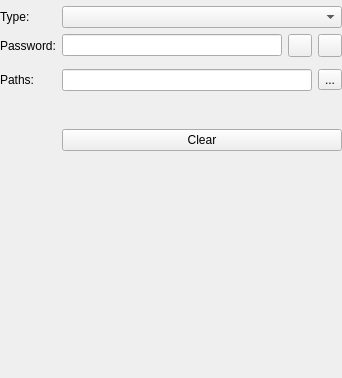
<?xml version="1.0" encoding="UTF-8"?>
<ui version="4.0">
 <class>EditGroupWidgetKeeShare</class>
 <widget class="QWidget" name="EditGroupWidgetKeeShare">
  <property name="geometry">
   <rect>
    <x>0</x>
    <y>0</y>
    <width>342</width>
    <height>378</height>
   </rect>
  </property>
  <property name="windowTitle">
   <string>Form</string>
  </property>
  <layout class="QVBoxLayout" name="verticalLayout">
   <property name="leftMargin">
    <number>0</number>
   </property>
   <property name="topMargin">
    <number>0</number>
   </property>
   <property name="rightMargin">
    <number>0</number>
   </property>
   <property name="bottomMargin">
    <number>0</number>
   </property>
   <item>
    <widget class="MessageWidget" name="messageWidget" native="true"/>
   </item>
   <item>
    <layout class="QFormLayout" name="formLayout">
     <item row="0" column="0">
      <widget class="QLabel" name="typeLabel">
       <property name="text">
        <string>Type:</string>
       </property>
      </widget>
     </item>
     <item row="0" column="1">
      <widget class="QComboBox" name="typeComboBox"/>
     </item>
     <item row="1" column="0">
      <widget class="QLabel" name="passwordLabel">
       <property name="text">
        <string>Password:</string>
       </property>
      </widget>
     </item>
     <item row="1" column="1">
      <layout class="QHBoxLayout" name="passwordLayout">
       <item>
        <widget class="PasswordEdit" name="passwordEdit">
         <property name="echoMode">
          <enum>QLineEdit::Password</enum>
         </property>
        </widget>
       </item>
       <item>
        <widget class="QToolButton" name="togglePasswordButton">
         <property name="checkable">
          <bool>true</bool>
         </property>
        </widget>
       </item>
       <item>
        <widget class="QToolButton" name="togglePasswordGeneratorButton">
         <property name="checkable">
          <bool>true</bool>
         </property>
        </widget>
       </item>
      </layout>
     </item>
     <item row="2" column="1">
      <widget class="PasswordGeneratorWidget" name="passwordGenerator" native="true"/>
     </item>
     <item row="3" column="0">
      <widget class="QLabel" name="pathLabel">
       <property name="text">
        <string>Paths:</string>
       </property>
      </widget>
     </item>
     <item row="3" column="1">
      <layout class="QHBoxLayout" name="pathLayout">
       <item>
        <widget class="QLineEdit" name="pathEdit"/>
       </item>
       <item>
        <widget class="QToolButton" name="pathSelectionButton">
         <property name="text">
          <string>...</string>
         </property>
        </widget>
       </item>
      </layout>
     </item>
     <item row="5" column="1">
      <widget class="QWidget" name="pathOverrides" native="true">
       <layout class="QVBoxLayout" name="pathOverridesLayout">
        <property name="leftMargin">
         <number>0</number>
        </property>
        <property name="topMargin">
         <number>0</number>
        </property>
        <property name="rightMargin">
         <number>0</number>
        </property>
        <property name="bottomMargin">
         <number>0</number>
        </property>
        <item>
         <widget class="QWidget" name="pathLocalOverrides" native="true">
          <layout class="QFormLayout" name="pathLocalOverridesLayout">
           <property name="leftMargin">
            <number>0</number>
           </property>
           <property name="topMargin">
            <number>0</number>
           </property>
           <property name="rightMargin">
            <number>0</number>
           </property>
           <property name="bottomMargin">
            <number>0</number>
           </property>
          </layout>
         </widget>
        </item>
        <item>
         <widget class="QLabel" name="pathLocalPreview">
          <property name="enabled">
           <bool>false</bool>
          </property>
          <property name="text">
           <string>&lt;preview&gt;</string>
          </property>
          <property name="alignment">
           <set>Qt::AlignRight|Qt::AlignTrailing|Qt::AlignVCenter</set>
          </property>
         </widget>
        </item>
        <item>
         <widget class="QWidget" name="pathRemoteOverrides" native="true">
          <property name="enabled">
           <bool>false</bool>
          </property>
          <layout class="QFormLayout" name="pathRemoteOverridesLayout">
           <property name="leftMargin">
            <number>0</number>
           </property>
           <property name="topMargin">
            <number>0</number>
           </property>
           <property name="rightMargin">
            <number>0</number>
           </property>
           <property name="bottomMargin">
            <number>0</number>
           </property>
          </layout>
         </widget>
        </item>
       </layout>
      </widget>
     </item>
     <item row="7" column="1">
      <widget class="QPushButton" name="clearButton">
       <property name="text">
        <string>Clear</string>
       </property>
      </widget>
     </item>
    </layout>
   </item>
   <item>
    <spacer name="verticalSpacer">
     <property name="orientation">
      <enum>Qt::Vertical</enum>
     </property>
     <property name="sizeHint" stdset="0">
      <size>
       <width>20</width>
       <height>40</height>
      </size>
     </property>
    </spacer>
   </item>
  </layout>
 </widget>
 <customwidgets>
  <customwidget>
   <class>PasswordGeneratorWidget</class>
   <extends>QWidget</extends>
   <header>gui/PasswordGeneratorWidget.h</header>
   <container>1</container>
  </customwidget>
  <customwidget>
   <class>PasswordEdit</class>
   <extends>QLineEdit</extends>
   <header>gui/PasswordEdit.h</header>
   <container>1</container>
  </customwidget>
  <customwidget>
   <class>MessageWidget</class>
   <extends>QWidget</extends>
   <header>gui/MessageWidget.h</header>
   <container>1</container>
  </customwidget>
 </customwidgets>
 <resources/>
 <connections/>
</ui>
